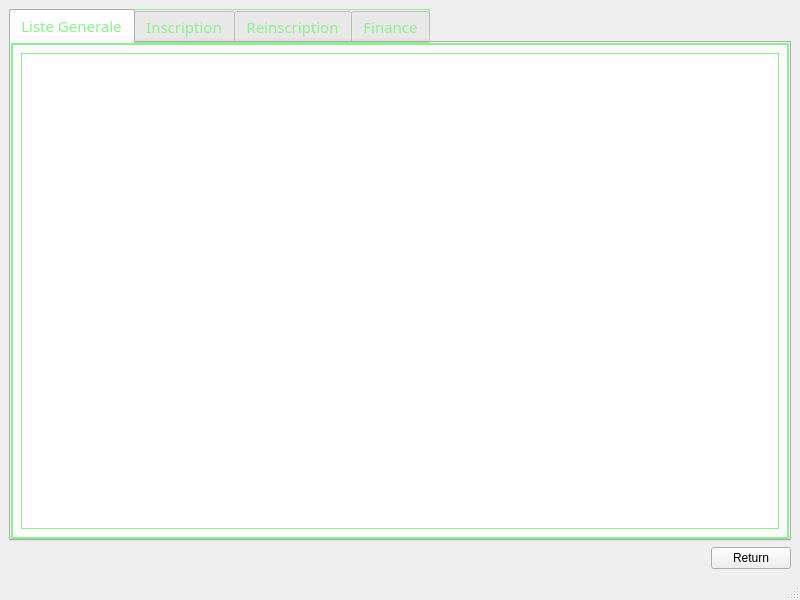
<?xml version="1.0" encoding="UTF-8"?>
<ui version="4.0">
 <class>affichage</class>
 <widget class="QMainWindow" name="affichage">
  <property name="geometry">
   <rect>
    <x>0</x>
    <y>0</y>
    <width>800</width>
    <height>600</height>
   </rect>
  </property>
  <property name="minimumSize">
   <size>
    <width>556</width>
    <height>345</height>
   </size>
  </property>
  <property name="windowTitle">
   <string>MainWindow</string>
  </property>
  <widget class="QWidget" name="centralwidget">
   <layout class="QVBoxLayout" name="verticalLayout">
    <item>
     <layout class="QGridLayout" name="gridLayout"/>
    </item>
    <item>
     <widget class="QTabWidget" name="tabWidget">
      <property name="font">
       <font>
        <family>Source Code Pro</family>
        <pointsize>11</pointsize>
        <weight>50</weight>
        <bold>false</bold>
       </font>
      </property>
      <property name="tabletTracking">
       <bool>false</bool>
      </property>
      <property name="focusPolicy">
       <enum>Qt::TabFocus</enum>
      </property>
      <property name="styleSheet">
       <string notr="true">color: lightgreen;
border: 1px solid  lightgreen;</string>
      </property>
      <property name="tabPosition">
       <enum>QTabWidget::North</enum>
      </property>
      <property name="tabShape">
       <enum>QTabWidget::Rounded</enum>
      </property>
      <property name="currentIndex">
       <number>0</number>
      </property>
      <property name="documentMode">
       <bool>false</bool>
      </property>
      <property name="tabsClosable">
       <bool>false</bool>
      </property>
      <property name="tabBarAutoHide">
       <bool>false</bool>
      </property>
      <widget class="QWidget" name="liste_generale">
       <attribute name="title">
        <string>Liste Generale</string>
       </attribute>
       <layout class="QVBoxLayout" name="verticalLayout_2">
        <item>
         <widget class="QTableView" name="tableView"/>
        </item>
       </layout>
      </widget>
      <widget class="QWidget" name="inscription">
       <attribute name="title">
        <string>Inscription</string>
       </attribute>
       <layout class="QVBoxLayout" name="verticalLayout_3">
        <item>
         <widget class="QTableView" name="tableView_2"/>
        </item>
       </layout>
      </widget>
      <widget class="QWidget" name="reinscription">
       <attribute name="title">
        <string>Reinscription</string>
       </attribute>
       <layout class="QVBoxLayout" name="verticalLayout_4">
        <item>
         <widget class="QTableView" name="tableView_3"/>
        </item>
       </layout>
      </widget>
      <widget class="QWidget" name="finance">
       <attribute name="title">
        <string>Finance</string>
       </attribute>
       <layout class="QVBoxLayout" name="verticalLayout_5">
        <item>
         <widget class="QTableView" name="tableView_4"/>
        </item>
       </layout>
      </widget>
     </widget>
    </item>
    <item>
     <layout class="QHBoxLayout" name="horizontalLayout">
      <item>
       <spacer name="horizontalSpacer">
        <property name="orientation">
         <enum>Qt::Horizontal</enum>
        </property>
        <property name="sizeHint" stdset="0">
         <size>
          <width>178</width>
          <height>20</height>
         </size>
        </property>
       </spacer>
      </item>
      <item>
       <widget class="QPushButton" name="pushButton">
        <property name="text">
         <string>Return</string>
        </property>
       </widget>
      </item>
     </layout>
    </item>
   </layout>
  </widget>
  <widget class="QStatusBar" name="statusbar"/>
  <action name="actionExit">
   <property name="text">
    <string>Exit</string>
   </property>
  </action>
  <action name="actionName">
   <property name="text">
    <string>Number</string>
   </property>
  </action>
  <action name="actionName_2">
   <property name="text">
    <string>Name</string>
   </property>
  </action>
  <action name="actionDegree">
   <property name="text">
    <string>Degree</string>
   </property>
  </action>
 </widget>
 <resources/>
 <connections/>
</ui>
